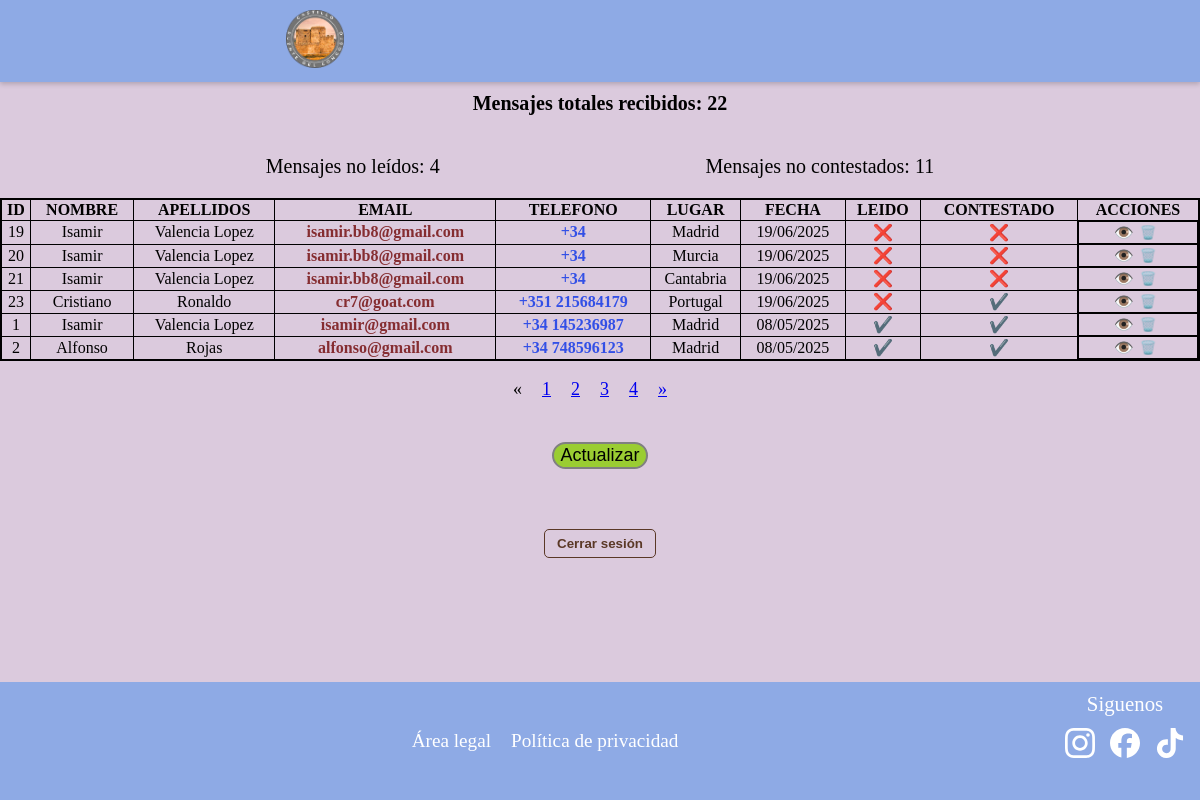
Page /chat/?page=1 (signed in) on the committed database.
### appcastillocongosto/models.py (models this page shows, shortened)
class Contacto(models.Model):
    id = models.AutoField(primary_key=True)
    nombre = models.CharField("Nombre", max_length=25)
    apellidos = models.CharField("Apellidos", max_length=100, null=True, blank=True)
    email = models.CharField("Email", max_length=100, null=True, blank=True)
    telefono = models.CharField("Telefono", max_length=9, null=True, blank=True)
    lugar = models.CharField("Lugar", max_length=100, null=True, blank=True)
    fecha = models.DateTimeField("Fecha y Hora", default=timezone.now)
    mensaje = models.TextField("Mensaje")
    leido = models.BooleanField("Leido", default=False)
    contestado = models.BooleanField("Contestado", default=False)
    class Meta:
        verbose_name = "Contacto"
        verbose_name_plural = "Contactos"
        ordering = ['nombre']

### appcastillocongosto/views.py (the view)
# urls.py: path('chat/', views.chat, name='chat'),
@login_required(login_url='login')
def chat(request):
    lista_contactos = Contacto.objects.all().order_by('leido')
    numcontactos = Contacto.objects.count()
    numleidos = Contacto.objects.filter(leido=False).count()
    numcontestados = Contacto.objects.filter(contestado=False).count()
    page = request.GET.get('page')
    paginator = Paginator(lista_contactos, 6)
    if page == None:
        print(" page recibe fuera de get o post NONE ="+ str(page))
        page = paginator.num_pages
        request.session["pagina"] = page
    else:
        print(" page recibe este del nonede geo o post="+ str(page))
        request.session["pagina"] = page
    if request.method == 'GET':
        pagina = request.session["pagina"]
        print(" page recibe en GET=" + str(pagina))
    if request.method == 'POST':
        pagina = request.session["pagina"]
        print(" page recibe en POST= " +str(pagina))
    if "pagina" in request.session:
        page = request.session["pagina"]
        print(" page recibe de sesion=" +str(page))
    try:
        lista_contactos = paginator.get_page(page)
    except PageNotAnInteger:
        lista_contactos = paginator.page(1)
    except EmptyPage:
        lista_contactos = paginator.page(paginator.num_pages)
    if request.method == 'POST':
        return redirect('chat')
    context = {'lista_contactos': lista_contactos, 'numleidos': numleidos, 'numcontestados': numcontestados, 'numcontactos': numcontactos}
    return render(request, 'chat.html', context=context)

### templates/chat.html (shortened to what this page needs)
{% extends "base2.html" %}
{% load static %}
{% block head %}
<link rel="stylesheet" href="{% static 'css/chat.css' %}">
{% endblock %}
{% block content %}
<br><br><br><br>
<div class="chat">
    <div class="num-mensajes">
        <div class="num-mensajes1">
            <p class="num-mensajes-text">Mensajes totales recibidos: {{ numcontactos }}</p>
        </div>
        <div class="num-mensajes2">
            <p class="num-mensajes-text">Mensajes no leídos: {{ numleidos }}</p>
            <p class="num-mensajes-text">Mensajes no contestados: {{ numcontestados }}</p>
        </div>
    </div>
    <div class="tabla-responsive">
        <div class="tabla">
            <table>
                <thead>
                    <th class="th-chat">ID</th>
                    <th class="th-chat">NOMBRE</th>
                    <th class="th-chat">APELLIDOS</th>
                    <th class="th-chat">EMAIL</th>
                    <th class="th-chat">TELEFONO</th>
                    <th class="th-chat">LUGAR</th>
                    <th class="th-chat">FECHA</th>
                    <th class="th-chat">LEIDO</th>
                    <th class="th-chat">CONTESTADO</th>
                    <th class="th-chat">ACCIONES</th>
                </thead>
                <tbody>
                    {% for i in lista_contactos %}
                        <tr>
                            <td> {{ i.id }}</td>
                            <td> {{ i.nombre }}</td>
                            <td> {{ i.apellidos }}</td>
                            <td><a href="https://mail.google.com/mail/?view=cm&to={{ i.email }}" target="_blank" class="email">{{ i.email }}</a></td>
                            <td><a href="{% url 'ver_contacto' id=i.id %}" target="_blank" class="telefono">{% if i.telefono|length > 9 %}{{ i.telefono }}{% else %}+34 {{ i.telefono }}{% endif %}</a></td>
                            <td> {{ i.lugar }}</td>
                            <td> {{ i.fecha|date:"d/m/Y" }}</td>
                            <td> {% if i.leido %}✔️{% else %}❌{% endif %}</td>
                            <td> {% if i.contestado %}✔️{% else %}❌{% endif %}</td>
                            <td class="acciones">
                                <a class="boton-accion" href="{% url 'ver_mensaje' id=i.id %}" title="Ver mensaje">👁️</a>
                                <form method="post" action="{% url 'eliminar_contacto' id=i.id %}">
                                    <button type="submit" class="boton-accion eliminar" title="Eliminar contacto" onclick="return confirm('¿Estás seguro de que quieres eliminar este contacto?');">🗑️</button>
                                </form>
                            </td>
                        </tr>
                    {% endfor %}
                </tbody>
            </table>
        </div>
    </div>
    {% if lista_contactos.has_other_pages %}
        <font size="4">
            <ul class="pagination">
                {% if lista_habilidades.has_previous %}
                    <li><a href="?page={{ lista_contactos.previous_page_numbre }}">&laquo;</a></li>
                {% else %}
                    <li class="disabled"><span>&laquo;</span></li>
                {% endif %}
                {% for i in lista_contactos.paginator.page_range %}
                    {% if reservas.number == i %}
                        <li class="active"><span>{{ i }}<span class="sr-only">(current)</span></span></li>
                    {% else %}
                        <li><a href="?page={{ i }}">{{ i }}</a></li>
                    {% endif %}
                {% endfor %}
                {% if lista_contactos.has_next %}
                    <li><a href="?page={{ lista_contactos.next_page_number }}">&raquo;</a></li>
                {% else %}
                    <li class="disabled"><span>&raquo;</span></li>
                {% endif %}
            </ul>
        </font>
    {% endif %}
    <div class="btn-actualizar">
        <form method="post">
            <input type="submit" value="Actualizar" class="btn-actualizar-text">
        </form>
    </div>
    {% if user.is_authenticated %}
        <form method="post" action="{% url 'logout' %}" style=" text-align: center; margin-top: 5%;">
        <button type="submit" class="boton-cerrar-sesion">Cerrar sesión</button>
    </form>
    {% endif %}
</div>
{% endblock content %}

### static/css/chat.css (style rules this page uses)
body { background: #dbcadd; height: 100vh; margin: 0; padding: 0; }
.tabla-responsive { width: 100%; height: 100%; overflow-x: auto; overflow-y: auto; }
.tabla table { border: 2px solid black; min-width: 860px; width: 100%; border-collapse: collapse; }
.acciones { display: flex; justify-content: center; }
.boton-accion { text-decoration: none; }
.boton-accion.eliminar { background: none; border: none; cursor: pointer; }
.num-mensajes { display: flex; flex-direction: column; align-items: center; justify-content: space-evenly; }
.num-mensajes1 { font-weight: bolder; }
.num-mensajes2 { display: flex; justify-content: space-evenly; width: 100%; }
.num-mensajes-text { font-size: 20px; }
.email { text-decoration: none; color: rgba(112, 6, 6, 0.802); font-weight: bold; }
.telefono { text-decoration: none; color: rgba(8, 49, 233, 0.801); font-weight: bold; }
.btn-actualizar { padding-top: 2%; display: flex; justify-content: center; }
.btn-actualizar-text { background: yellowgreen; border-radius: 20px; border: 2px solid grey; font-size: 18px; cursor: pointer; }
table { margin: 0; border: 1px solid black; border-collapse: collapse; }
th, td { border: 0.5px solid black; padding: 1px; text-align: center; white-space: nowrap; }
.pagination { display: flex; justify-content: center; margin-right: 5%; }
.boton-cerrar-sesion { background: none; border: 1px solid #5a3826; color: #5a3826; padding: 6px 12px; border-radius: 5px; text-decoration: none; font-weight: bold; transition: background 0.3s, color 0.3s; cursor: pointer; }

### static/css/footer.css (style rules this page uses)
ul { list-style: none; display: flex; }
li { padding-inline: 10px; }

### templates/base2.html (style rules this page uses)
html { overflow-y: scroll; }
body { margin: 0; }

### rows in the picture
Contacto: id "19", nombre "Isamir", apellidos "Valencia Lopez", email "isamir.bb8@gmail.com", lugar "Madrid", fecha "19/06/2025"
Contacto: id "20", nombre "Isamir", apellidos "Valencia Lopez", email "isamir.bb8@gmail.com", lugar "Murcia", fecha "19/06/2025"
Contacto: id "21", nombre "Isamir", apellidos "Valencia Lopez", email "isamir.bb8@gmail.com", lugar "Cantabria", fecha "19/06/2025"
Contacto: id "23", nombre "Cristiano", apellidos "Ronaldo", email "cr7@goat.com", telefono "+351 215684179", lugar "Portugal", fecha "19/06/2025"
Contacto: id "1", nombre "Isamir", apellidos "Valencia Lopez", email "isamir@gmail.com", telefono "145236987", lugar "Madrid", fecha "08/05/2025"
Contacto: id "2", nombre "Alfonso", apellidos "Rojas", email "alfonso@gmail.com", telefono "748596123", lugar "Madrid", fecha "08/05/2025"

### other values in the picture
{{ numcontactos }} "22"
{{ numleidos }} "4"
{{ numcontestados }} "11"
{{ i }} "1" "2" "3" "4"
